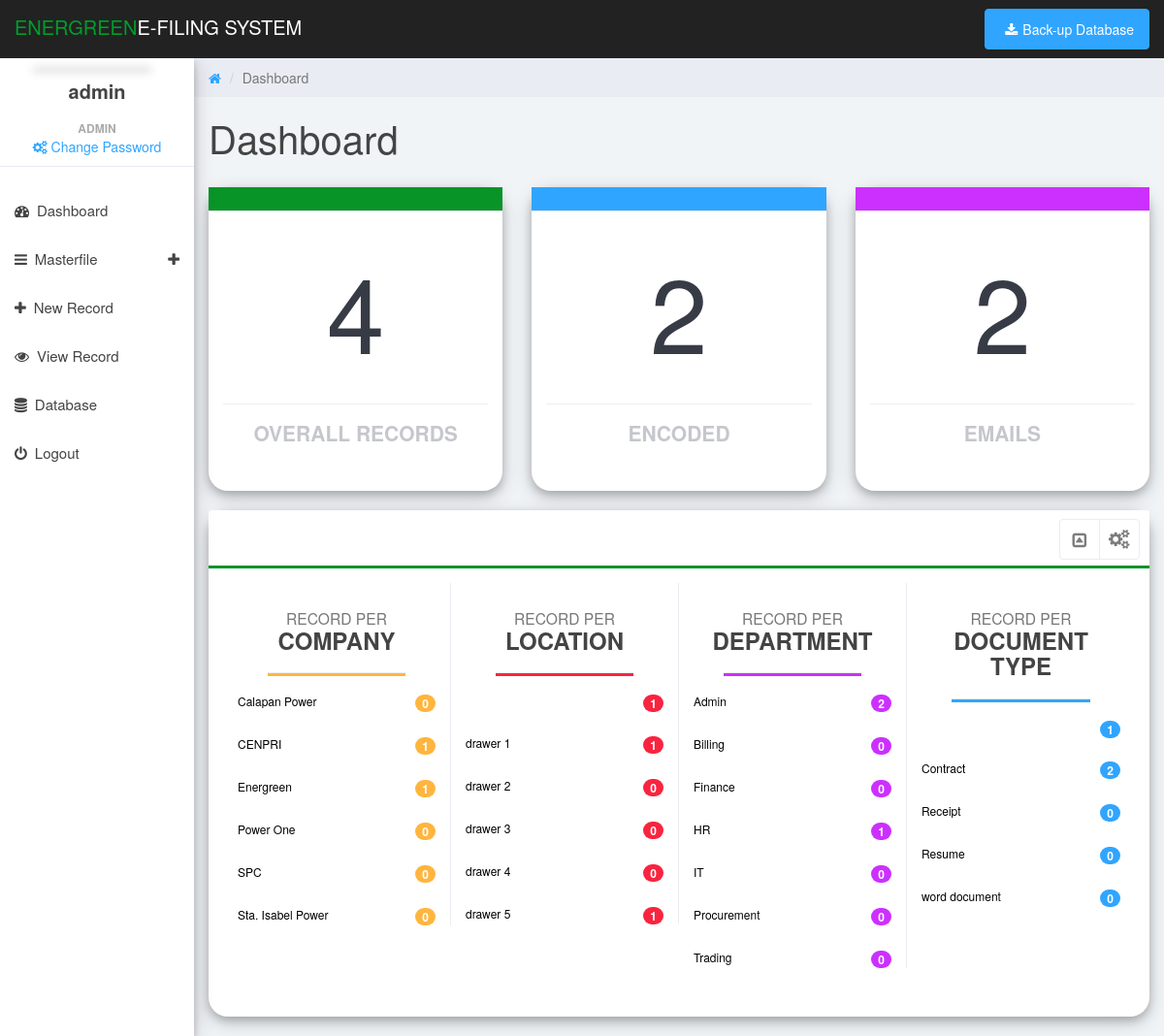
/dashboard.php (signed in), run on the app's committed database.
### tables this page shows
CREATE TABLE IF NOT EXISTS `company` (
`company_id` int(11) NOT NULL,
  `company_name` varchar(255) NOT NULL
);

CREATE TABLE IF NOT EXISTS `document_location` (
`location_id` int(11) NOT NULL,
  `location_name` varchar(255) DEFAULT NULL
);

CREATE TABLE IF NOT EXISTS `department` (
`department_id` int(11) NOT NULL,
  `department_name` varchar(100) DEFAULT NULL
);

CREATE TABLE IF NOT EXISTS `document_type` (
`type_id` int(11) NOT NULL,
  `type_name` varchar(100) DEFAULT NULL
);

### functions/functions.php (called while the page is built, shortened)
<?php
function companyCount($con, $company){
	$select = $con->query("SELECT company_id FROM document_info WHERE company_id = '$company'");
	$rows=$select->num_rows;
	return $rows;
}
function documentCount($con, $department){
	$select = $con->query("SELECT department_id FROM document_info WHERE department_id = '$department'");
	$rows=$select->num_rows;
	return $rows;
}
function typeCount($con, $type){
	$select = $con->query("SELECT type_id FROM document_info WHERE type_id = '$type'");
	$rows=$select->num_rows;
	return $rows;
}
function locationCounter($con, $location){
	$select = $con->query("SELECT location_id FROM document_info WHERE location_id = '$location'");
	$rows=$select->num_rows;
	return $rows;
}
?>

### dashboard.php (the view, shortened to what this page needs)
<?php
	include('header.php');
	include 'functions/functions.php';
?>
	<body>
		<div id="contents" style="display: none">
			<div class="col-sm-9 col-sm-offset-3 col-lg-10 col-lg-offset-2 main">
				<div class="row">
					<ol class="breadcrumb">
						<li><a href="#">
							<em class="fa fa-home"></em>
						</a></li>
						<li class="active">Dashboard</li>
					</ol>
				</div>
				<div class="row">
					<div class="col-lg-12">
						<h1 class="page-header">Dashboard</h1>
					</div>
				</div>
				<div class="row">
					<div class="col-md-4">
						<div class="panel panel-default box-shadow">
							<div class="panel-heading-green" style="height:25px"></div>
							<div class="panel-body">
								<div class="row">
									<div class="col-xs-12 col-md-12 col-lg-12">
										<?php
											$sql = mysqli_query($con,"SELECT * FROM document_info ORDER BY document_id DESC");
											$row = mysqli_num_rows($sql);
										?>
										<div class="panel panel-teal panel-widget" style="padding:10px 0px">
											<a href = "viewrecord.php" class="large" style="font-size:10vmin"><?php echo $row;?></a>
											<hr class="" >
											<div class="overall-text"> Overall Records</div>
										</div>
									</div>
								</div>
							</div>
						</div>
					</div>
					<div class="col-md-4">
						<div class="panel panel-default box-shadow">
							<div class="panel-heading-blue" style="height:25px"></div>
							<div class="panel-body">
								<div class="row">
									<div class="col-xs-12 col-md-12 col-lg-12">
										<?php
											$sql = mysqli_query($con,"SELECT * FROM document_info WHERE email_attach = '0'");
											$row = mysqli_num_rows($sql);
										?>
										<div class="panel panel-teal panel-widget" style="padding:10px 0px">
											<a href = "viewrecord.php?type=0" class="large" style="font-size:10vmin"><?php echo $row;?></a>
											<hr class="" >
											<div class="overall-text">Encoded</div>
										</div>
									</div>
								</div>
							</div>
						</div>
					</div>
					<div class="col-md-4">
						<div class="panel panel-default box-shadow">
							<div class="panel-heading-purple" style="height:25px"></div>
							<div class="panel-body">
								<div class="row">
									<div class="col-xs-12 col-md-12 col-lg-12">
										<?php
											$sql = mysqli_query($con,"SELECT * FROM document_info WHERE email_attach = '1'");
											$row = mysqli_num_rows($sql);
										?>
										<div class="panel panel-teal panel-widget" style="padding:10px 0px">
											<a href = "viewrecord.php?type=1" class="large" style="font-size:10vmin"><?php echo $row;?></a>
											<hr class="" >
											<div class="overall-text"> Emails</div>
										</div>
									</div>
								</div>
							</div>
						</div>
					</div>
				</div>
				<div class="row">
					<div class="col-md-12">
						<div class="panel panel-default box-shadow">
							<div class="panel-heading" style="border-bottom: 3px solid #099428;">
								<ul class="pull-right panel-settings panel-button-tab-right">
									<li class="dropdown"><a class="pull-right dropdown-toggle" data-toggle="dropdown" href="#">
										<em class="fa fa-cogs"></em>
									</a>
									</li>
								</ul>
								<span class="pull-right clickable panel-toggle panel-button-tab-left"><em class="fa fa-toggle-up"></em></span>
							</div>
							<div class="panel-body" style="padding-bottom:50px;">
								<div class="col-sm-12 col-md-6 col-lg-3 border-right">
									<center>
										<h3 style="font-weight:600"><small>RECORD PER</small><br> COMPANY</h3>
									</center>
									<hr class="list-hr-yellow">
									<ul class="todo-list">
										<?php
											$query1 = mysqli_query($con, "SELECT * FROM company ORDER BY company_name ASC");
											while($fetch = mysqli_fetch_array($query1)){
										?>
										<a href='viewrecord.php?companyid=<?php echo $fetch['company_id']; ?>'>
										<li class="todo-list-item">
											<div class="checkbox ">
												<label class="dbrd-list" ><?php echo $fetch['company_name'];?></label>
											</div>
											<div class="pull-right action-buttons">
												<span class="badge badge-yellow "><?php echo companyCount($con,$fetch['company_id']); ?></span>
											</div>
										</li></a>
										<?php } ?>
									</ul>
								</div>
								<div class="col-sm-12 col-md-6 col-lg-3 border-right">
									<center>
										<h3 style="font-weight:600"><small>RECORD PER</small><br>LOCATION</h3>
									</center>
									<hr class="list-hr-red">
									<ul class="todo-list">
										<?php
											$query2 = mysqli_query($con, "SELECT * FROM document_location ORDER BY location_name ASC");
											while($fetch1 = mysqli_fetch_array($query2)){
										?>
										<a href='viewrecord.php?locationid=<?php echo $fetch1['location_id']; ?>'>
											<li class="todo-list-item">
												<div class="checkbox ">
													<label class="dbrd-list" ><?php echo $fetch1['location_name'];?></label>
												</div>
												<div class="pull-right action-buttons">
													<span class="badge badge-red "><?php echo locationCounter($con,$fetch1['location_id']); ?></span>
												</div>
											</li>
										</a>
										<?php } ?>
									</ul>
								</div>
								<div class="col-sm-12 col-md-3 col-lg-3 border-right">
									<center>
										<h3 style="font-weight:600"><small>RECORD PER</small><br>DEPARTMENT</h3>
									</center>
									<hr class="list-hr-purple">
									<ul class="todo-list">
										<?php
											$query = mysqli_query($con,"SELECT * FROM department ORDER BY department_name ASC");
											while($row2 = mysqli_fetch_array($query)){
										?>
										<a href='viewrecord.php?deptid=<?php echo $row2['department_id']; ?>'>
											<li class="todo-list-item">
												<div class="checkbox ">
													<label class="dbrd-list" ><?php echo $row2['department_name'];?></label>
												</div>
												<div class="pull-right action-buttons">
													<span class="badge badge-purple "><?php echo documentCount($con,$row2['department_id']); ?></span>
												</div>
											</li>
										</a>
										<?php } ?>
									</ul>
								</div>
								<div class="col-sm-12 col-md-3 col-lg-3">
									<center>
										<h3 style="font-weight:600"><small>RECORD PER</small><br> DOCUMENT TYPE</h3>
									</center>
									<hr class="list-hr-blue">
									<ul class="todo-list">
										<?php
											$query1 = mysqli_query($con, "SELECT * FROM document_type ORDER BY type_name ASC");
											while($fetch = mysqli_fetch_array($query1)){
										?>
										<a href='viewrecord.php?typeid=<?php echo $fetch['type_id']; ?>'>
											<li class="todo-list-item">
												<div class="checkbox ">
													<label class="dbrd-list" ><?php echo $fetch['type_name'];?></label>
												</div>
												<div class="pull-right action-buttons">
													<span class="badge badge-blue "><?php echo typeCount($con,$fetch['type_id']); ?></span>
												</div>
											</li>
										</a>
										<?php } ?>
									</ul>
								</div>
							</div>
						</div>
					</div>
				</div>
			</div>
		</div>
	</body>
</html>

### css/styles.css (style rules this page uses)
body { background: #f1f4f7; padding-top: 60px; font-size: 14px; color: #444444; font-family: "Montserrat", "Helvetica Neue", Helvetica, Arial, sans-serif; }
a, a:hover, a:focus { color: #30a5ff; }
h1, h2, h3, h4, h5, h6 { color: #444444; }
h1 { font-weight: 300; font-size: 40px; }
h3, h4 { font-weight: 300; }
.large { font-size: 2em; }
.dropdown { background: rgba(255, 255, 255, 0.1); float: left; margin: 10px 8px; padding: 0px; border-radius: 4px; }
.dropdown a.dropdown-toggle { color: #fff; height: 40px; width: 40px; padding-top: 11px; padding-left: 9px; }
.dropdown em { margin: 0 5px; }
.panel { border: 0; }
.panel-heading .fa-toggle-up, .panel-heading .fa-toggle-down { font-size: 17px; }
.panel-teal { background: #1ebfae; color: #fff; }
.panel-heading { font-size: 20px; font-weight: 300; letter-spacing: 0.025em; height: 60px; line-height: 38px; }
.panel-default .panel-heading { background: #fff; border-bottom: 1px solid #e9ecf2; color: #444444; }
.panel-widget { padding: 10px 0; position: relative; box-shadow: none; border-radius: 0; background: none; text-align: center; color: #333; }
.panel-widget .large { color: #373b45; font-size: 3em; }
.panel-settings { list-style: none; padding: 0; margin: 0; }
.panel-settings .dropdown a.dropdown-toggle, .panel-settings a { padding: 0; background: none; color: #7c7c7c; }
.panel-settings a, .panel-toggle { width: 40px; padding: 2px 0 0 0; }
.panel-settings, .panel-toggle { display: inline-block; margin: -1px -5px 0 15px !important; border-radius: 4px; text-align: center; border: 1px solid #e9ecf2; color: #7c7c7c; background: #fff; width: 42px; }
.panel-settings { width: 42px; border-top-right-radius: 4px; border-bottom-right-radius: 4px; }
.panel-settings li.dropdown { margin: 0; padding: 0; }
.clickable { cursor: pointer; }
.panel-heading span { margin: 0px; font-size: 14px; }
.panel-button-tab-right { margin-left: 4px !important; border-top-left-radius: 0; border-bottom-left-radius: 0; }
.panel-button-tab-left { border-top-right-radius: 0; border-bottom-right-radius: 0; }
.border-right { border-right: 1px solid #dadbda; }
.panel .border-top, .panel .border-right, .panel .border-bottom, .panel .border-left { border-color: #e9ecf2; }
.breadcrumb { border-radius: 0; padding: 10px 15px 10px 15px; background: #e9ecf2; margin: 0; }
h1.page-header { margin-top: 20px; border-bottom: 0; }
.todo-list { padding: 0; margin: -15px; background: #fff; color: #444444; }
.todo-list .checkbox { display: inline-block; margin: 0px; }
.todo-list-item { list-style: none; line-height: 0.9; padding: 14px 15px 8px 15px; }

### css/main.css (style rules this page uses)
#contents { display: none; }
.box-shadow { box-shadow: 0 4px 8px 0 rgba(0, 0, 0, 0.2), 0 6px 20px 0 rgba(0, 0, 0, 0.19); }
.badge-purple { color: #fff; background-color: #cc30ff; }
.badge-blue { color: #fff; background-color: #30a5ff; }
.badge-yellow { color: #fff; background-color: #ffb53e; }
.badge-red { color: #fff; background-color: #f9243f; }
.list-hr-purple { border-bottom:3px solid #cc30ff; width: 70%; }
.list-hr-red { border-bottom:3px solid #f9243f; width: 70%; }
.list-hr-yellow { border-bottom:3px solid #ffb53e; width: 70%; }
.list-hr-blue { border-bottom:3px solid #30a5ff; width: 70%; }
.dbrd-list { color: black; font-size: 12px; padding-left: 0px!important; }
.overall-text { margin-top: -6px; text-transform: uppercase; font-weight: bold; font-size: 1.5em; color: #c5c7cc; }
.panel-default .panel-heading-green { background: #099428; border-bottom: 1px solid #e9ecf2; color: #444444; }
.panel-default .panel-heading-blue { background: #30a5ff; border-bottom: 1px solid #e9ecf2; color: #444444; }
.panel-default .panel-heading-purple { background: #cc30ff; border-bottom: 1px solid #e9ecf2; color: #444444; }
.panel-default { border-radius: 20px; }

### data on the page
company: company_name "Calapan Power", company_id "0"
company: company_name "CENPRI", company_id "1"
company: company_name "Energreen", company_id "1"
company: company_name "Power One", company_id "0"
company: company_name "SPC", company_id "0"
company: company_name "Sta. Isabel Power", company_id "0"
document_location: location_id "1"
document_location: location_name "drawer 1", location_id "1"
document_location: location_name "drawer 2", location_id "0"
document_location: location_name "drawer 3", location_id "0"
document_location: location_name "drawer 4", location_id "0"
document_location: location_name "drawer 5", location_id "1"
department: department_name "Admin", department_id "2"
department: department_name "Billing", department_id "0"
department: department_name "Finance", department_id "0"
department: department_name "HR", department_id "1"
department: department_name "IT", department_id "0"
department: department_name "Procurement", department_id "0"
department: department_name "Trading", department_id "0"
document_type: type_id "1"
document_type: type_name "Contract", type_id "2"
document_type: type_name "Receipt", type_id "0"
document_type: type_name "Resume", type_id "0"
document_type: type_name "word document", type_id "0"

### other printed values
$_SESSION['username'] "admin"
$_SESSION['fullname'] "ADMIN"
$row "4"
$row "2"
